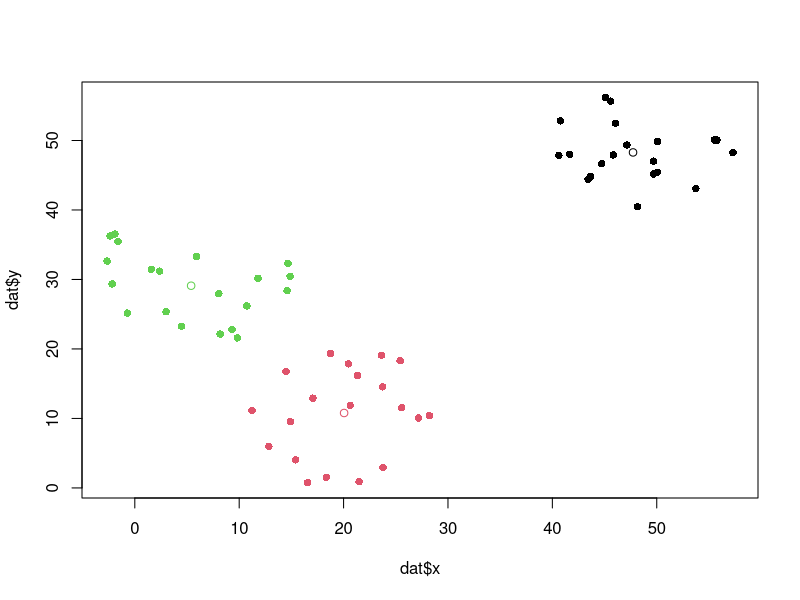
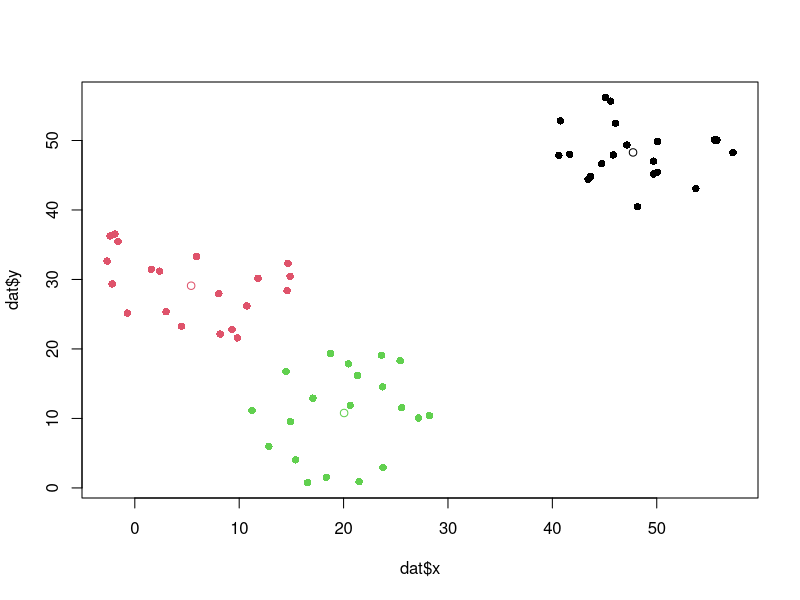
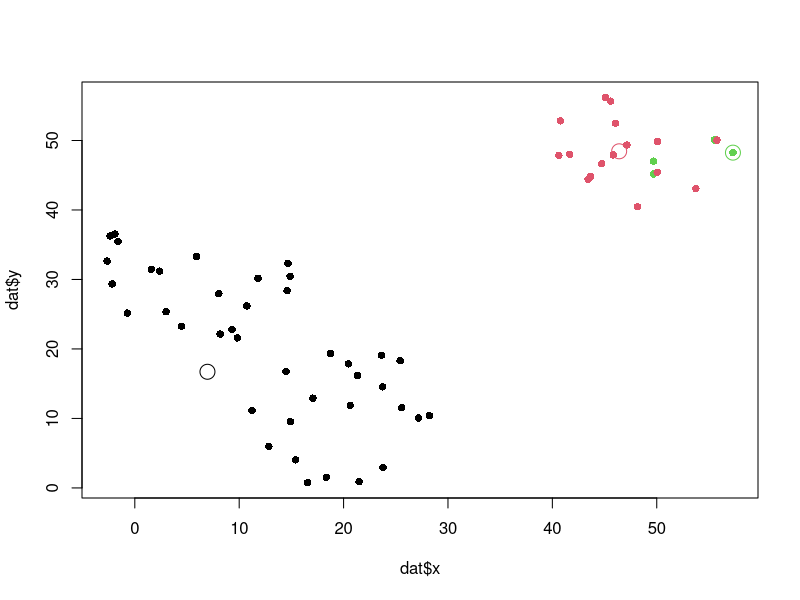

Write the R code that produced these figures, in order.
set.seed(42)
library(tidyverse)

## k-means by hand from
## https://rpubs.com/hasiegler/926806

wkmeans <- function(data, k, w = NULL, pca = FALSE) {
  
  #option for Principal Component Analysis
  if(pca == TRUE){
    data <- princomp(data)
    data <- data$scores %>%
      as.data.frame() %>%
      select(Comp.1, Comp.2)
  }
  
  #randomly select the indices of k rows to use as starting
  #centers of the k clusters
  rand <- sample(1:nrow(data), k)
  
  #data frame with k observations that were randomly selected
  clusters <- data[rand,]
  
  #empty vectors that will contain the cluster assignments for each observation
  cluster_vec <- c()
  last_vec <- c(0)
  
  #iteration counter
  iter <- 1
  
  #algorithm will stop once stop is equal to 1
  stop <- 0
  
  while (stop == 0) {
    
    #loop through each observation
    for (i in 1:nrow(data)) {
      
      #find the euclidean distance of the ith observation to each of the clusters
      dist <- data[i,] %>%
        rbind(clusters) %>%
        dist()
      
      #find which cluster the ith observation has the smallest distance with
      i_cluster <- dist[1:k] %>%
        which.min()
      
      #add the cluster assignment for the ith observation to a vector
      #containing the cluster assignments of all observations
      cluster_vec[i] <- i_cluster
      
    }
    
    #check to see if the cluster assignments have changed at all since
    #the last iteration
    if (all(cluster_vec == last_vec)) {
      stop <-  1
    }
    
    #save the cluster assignments from this iteration to another object
    #so we can check to see if cluster assignments changed
    last_vec <- cluster_vec
    
    #group the observations into their assigned clusters and find the means
    #of all the columns to use as the new cluster centers
    if (is.null(w)) {
      clusters <- data %>%
        cbind(cluster_vec) %>%
        group_by(cluster_vec) %>%
        summarise(across(everything(), ~ mean(.x)))
    } else {
      print("WWW")
      print(w)
      clusters <- data %>%
        cbind(cluster_vec, w) %>%
        group_by(cluster_vec) %>%
        summarise(across(everything(), ~ weighted.mean(.x, w = w))) %>%
        select(-w)
    }
    
    #remove the first column that contains the cluster number
    clusters <- clusters[, -1]
    
    iter <- iter + 1
    
    if (stop == 1) {
      sizes <- data %>% 
        cbind(cluster_vec) %>% 
        count(cluster_vec) %>% 
        pull(n)
      
      if (is.null(w)) {
        clusters <- data %>%
        cbind(cluster_vec) %>%
        group_by(cluster_vec) %>%
        summarise(across(everything(), ~ mean(.x)))
      } else {
        print("WWW")
        print(w)
        clusters <- data %>%
          cbind(cluster_vec, w) %>%
          group_by(cluster_vec) %>%
          summarise(across(everything(), ~ weighted.mean(.x, w = w))) %>%
          select(-w)
      }
      
    }
    
  }
  
  result <- list("sizes" = sizes, 
                 "centers" = clusters,
                 "clusters Vector" = cluster_vec,
                 "iterations" = iter)
  return(result)
}

iris2 <- iris %>% 
  select(-Species)

head(iris2)

wkmeans(data = iris2, k = 3)

## Second example with clouds
rcloud <- function(n, R, x_cent=0, y_cent=0){
  r = R * sqrt(runif(n))
  theta = runif(n) * 2 * pi
  x = x_cent + r * cos(theta)
  y = y_cent + r * sin(theta)
  
  z = data.frame(x = x, y = y)
  return(z)
}

## 
# We create points around three different points.
grp1 <- rcloud(n = 20, R = 10, x_cent =  5, y_cent = 30)
grp2 <- rcloud(n = 20, R = 10, x_cent = 20, y_cent = 10)
grp3 <- rcloud(n = 20, R = 10, x_cent = 50, y_cent = 50)


dat = data.frame(
  rbind(grp1, grp2, grp3),
  id = 1:60,
  group = rep(1:3, each = 20)
)

set.seed(42)
dat.kmeans = wkmeans(data = dat, k = 3)
plot(dat$x, dat$y, col = dat.kmeans$clusters, pch = 16)
points(dat.kmeans$centers$x, dat.kmeans$centers$y,col = 1:3)

wgts <- rep(1, nrow(dat))
dat.kmeans = wkmeans(data = dat, k = 3, w = wgts)
plot(dat$x, dat$y, col = dat.kmeans$clusters, pch = 16)
points(dat.kmeans$centers$x, dat.kmeans$centers$y,col = 1:3)

wgts[which.min(dat$x)] <- 1e4
wgts[which.max(dat$x)] <- 1e4
wgts[which.min(dat$y)] <- 1e4
dat.kmeans = wkmeans(data = dat, k = 3, w = wgts)
plot(dat$x, dat$y, col = dat.kmeans$clusters, pch = 16)
points(dat.kmeans$centers$x, dat.kmeans$centers$y,col = 1:3, cex = 2)
